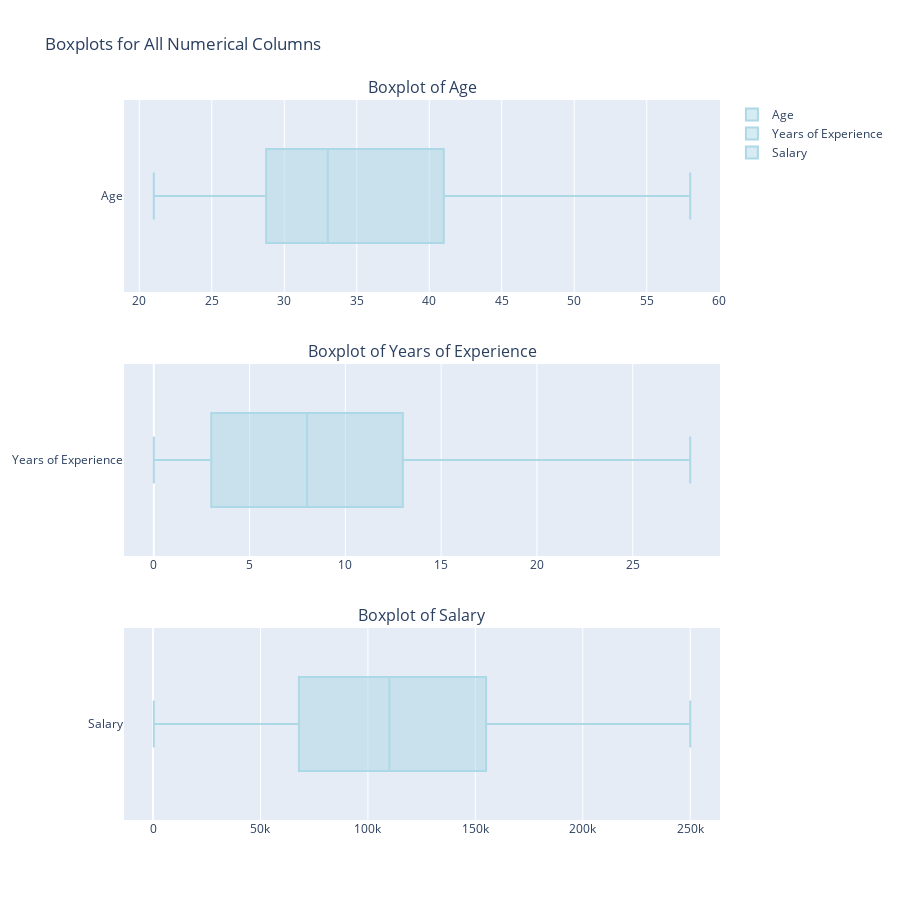

Notebook cell for this chart:
### Code cell
import plotly.graph_objects as go
from plotly.subplots import make_subplots

import pandas as pd

# Select numeric columns only
numeric_cols = df.select_dtypes(include='number').columns

# Create subplot layout
fig = make_subplots(rows=len(numeric_cols), cols=1, shared_xaxes=False,
                    subplot_titles=[f'Boxplot of {col}' for col in numeric_cols],
                    vertical_spacing=0.1)

# Add one boxplot per numeric column
for i, col in enumerate(numeric_cols, start=1):
    fig.add_trace(
        go.Box(x=df[col], name=col, orientation='h', marker_color='lightblue'),
        row=i, col=1
    )

# Update layout
fig.update_layout(height=300 * len(numeric_cols), title_text="Boxplots for All Numerical Columns", showlegend=True)

fig.show()

### Figure 1 — Plotly figure (JSON) as saved in the notebook; plotly's stock layout.template omitted (floating-point values rounded to 4 significant figures; data arrays with more than 128 entries replaced by an {"elided": "..."} marker saying what was removed)
{"data": [{"marker": {"color": "lightblue"}, "name": "Age", "orientation": "h", "type": "box", "x": {"elided": "1761 float values"}, "xaxis": "x", "yaxis": "y"}, {"marker": {"color": "lightblue"}, "name": "Years of Experience", "orientation": "h", "type": "box", "x": {"elided": "1761 float values"}, "xaxis": "x2", "yaxis": "y2"}, {"marker": {"color": "lightblue"}, "name": "Salary", "orientation": "h", "type": "box", "x": {"elided": "1761 float values"}, "xaxis": "x3", "yaxis": "y3"}], "layout": {"annotations": [{"font": {"size": 16}, "showarrow": false, "text": "Boxplot of Age", "x": 0.5, "xanchor": "center", "xref": "paper", "y": 1, "yanchor": "bottom", "yref": "paper"}, {"font": {"size": 16}, "showarrow": false, "text": "Boxplot of Years of Experience", "x": 0.5, "xanchor": "center", "xref": "paper", "y": 0.6333, "yanchor": "bottom", "yref": "paper"}, {"font": {"size": 16}, "showarrow": false, "text": "Boxplot of Salary", "x": 0.5, "xanchor": "center", "xref": "paper", "y": 0.2667, "yanchor": "bottom", "yref": "paper"}], "height": 900, "showlegend": true, "title": {"text": "Boxplots for All Numerical Columns"}, "xaxis": {"anchor": "y", "domain": [0, 1]}, "xaxis2": {"anchor": "y2", "domain": [0, 1]}, "xaxis3": {"anchor": "y3", "domain": [0, 1]}, "yaxis": {"anchor": "x", "domain": [0.7333, 1]}, "yaxis2": {"anchor": "x2", "domain": [0.3667, 0.6333]}, "yaxis3": {"anchor": "x3", "domain": [0, 0.2667]}}}
